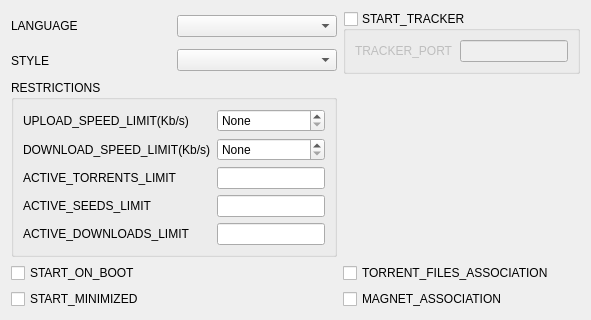
        <widget class="QWidget" name="torrentTab">
         <layout class="QGridLayout" name="gridLayout_22">
          <item row="0" column="2" rowspan="2">
           <widget class="QGroupBox" name="trackerGroupBox">
            <property name="title">
             <string>START_TRACKER</string>
            </property>
            <property name="checkable">
             <bool>true</bool>
            </property>
            <property name="checked">
             <bool>false</bool>
            </property>
            <layout class="QGridLayout" name="gridLayout_2">
             <item row="0" column="0">
              <widget class="QLabel" name="label_23">
               <property name="text">
                <string>TRACKER_PORT</string>
               </property>
              </widget>
             </item>
             <item row="0" column="1">
              <widget class="QLineEdit" name="trackerPortEdit"/>
             </item>
            </layout>
           </widget>
          </item>
          <item row="5" column="0" colspan="2">
           <widget class="QGroupBox" name="groupBox_2">
            <property name="title">
             <string>RESTRICTIONS</string>
            </property>
            <layout class="QGridLayout" name="gridLayout_3">
             <item row="0" column="0">
              <widget class="QLabel" name="label_6">
               <property name="whatsThis">
                <string>UPLOAD_SPEED_LIMIT_WIT</string>
               </property>
               <property name="text">
                <string>UPLOAD_SPEED_LIMIT(Kb/s)</string>
               </property>
              </widget>
             </item>
             <item row="3" column="0">
              <widget class="QLabel" name="label_15">
               <property name="whatsThis">
                <string>ACTIVE_TORRENTS_LIMIT_WIT</string>
               </property>
               <property name="text">
                <string>ACTIVE_TORRENTS_LIMIT</string>
               </property>
              </widget>
             </item>
             <item row="3" column="1">
              <widget class="QLineEdit" name="activeLimitEdit">
               <property name="whatsThis">
                <string>ACTIVE_TORRENTS_LIMIT</string>
               </property>
              </widget>
             </item>
             <item row="2" column="0">
              <widget class="QLabel" name="label_7">
               <property name="whatsThis">
                <string>DOWNLOAD_SPEED_LIMIT_WIT</string>
               </property>
               <property name="text">
                <string>DOWNLOAD_SPEED_LIMIT(Kb/s)</string>
               </property>
              </widget>
             </item>
             <item row="4" column="0">
              <widget class="QLabel" name="label_16">
               <property name="whatsThis">
                <string>ACTIVE_SEEDS_LIMIT_WIT</string>
               </property>
               <property name="text">
                <string>ACTIVE_SEEDS_LIMIT</string>
               </property>
              </widget>
             </item>
             <item row="4" column="1">
              <widget class="QLineEdit" name="activeSeedLimitEdit">
               <property name="whatsThis">
                <string>ACTIVE_SEEDS_LIMIT</string>
               </property>
              </widget>
             </item>
             <item row="5" column="0">
              <widget class="QLabel" name="label_17">
               <property name="whatsThis">
                <string>ACTIVE_DOWNLOADS_LIMIT_WIT</string>
               </property>
               <property name="text">
                <string>ACTIVE_DOWNLOADS_LIMIT</string>
               </property>
              </widget>
             </item>
             <item row="5" column="1">
              <widget class="QLineEdit" name="activeDownloadLimitEdit">
               <property name="whatsThis">
                <string>ACTIVE_DOWNLOADS_LIMIT</string>
               </property>
              </widget>
             </item>
             <item row="0" column="1">
              <widget class="QSpinBox" name="uploadLimitEdit">
               <property name="specialValueText">
                <string>None</string>
               </property>
               <property name="suffix">
                <string> Kb\s</string>
               </property>
               <property name="prefix">
                <string/>
               </property>
               <property name="maximum">
                <number>99999</number>
               </property>
              </widget>
             </item>
             <item row="2" column="1">
              <widget class="QSpinBox" name="downloadLimitEdit">
               <property name="specialValueText">
                <string>None</string>
               </property>
               <property name="suffix">
                <string> Kb\s</string>
               </property>
               <property name="prefix">
                <string/>
               </property>
               <property name="maximum">
                <number>99999</number>
               </property>
              </widget>
             </item>
            </layout>
           </widget>
          </item>
          <item row="1" column="1">
           <widget class="QComboBox" name="styleComboBox"/>
          </item>
          <item row="7" column="0" colspan="2">
           <widget class="QCheckBox" name="runOnbootCheckBox">
            <property name="whatsThis">
             <string>START_ON_BOOT_WIT</string>
            </property>
            <property name="text">
             <string>START_ON_BOOT</string>
            </property>
           </widget>
          </item>
          <item row="8" column="0" colspan="2">
           <widget class="QCheckBox" name="startMinimizedCheckBox">
            <property name="whatsThis">
             <string>START_MINIMIZED_WIT</string>
            </property>
            <property name="text">
             <string>START_MINIMIZED</string>
            </property>
           </widget>
          </item>
          <item row="7" column="2">
           <widget class="QCheckBox" name="asociationCheckBox">
            <property name="whatsThis">
             <string>TORRENT_FILES_ASSOCIATION_WIT</string>
            </property>
            <property name="text">
             <string>TORRENT_FILES_ASSOCIATION</string>
            </property>
           </widget>
          </item>
          <item row="8" column="2">
           <widget class="QCheckBox" name="magnetAssociationCheckBox">
            <property name="whatsThis">
             <string>MAGNET_ASSOCIATION_WIT</string>
            </property>
            <property name="text">
             <string>MAGNET_ASSOCIATION</string>
            </property>
           </widget>
          </item>
          <item row="1" column="0">
           <widget class="QLabel" name="label_26">
            <property name="text">
             <string>STYLE</string>
            </property>
           </widget>
          </item>
          <item row="0" column="1">
           <widget class="QComboBox" name="localeComboBox">
            <property name="styleSheet">
             <string notr="true"/>
            </property>
           </widget>
          </item>
          <item row="0" column="0">
           <widget class="QLabel" name="label_8">
            <property name="text">
             <string>LANGUAGE</string>
            </property>
           </widget>
          </item>
         </layout>
        </widget>
